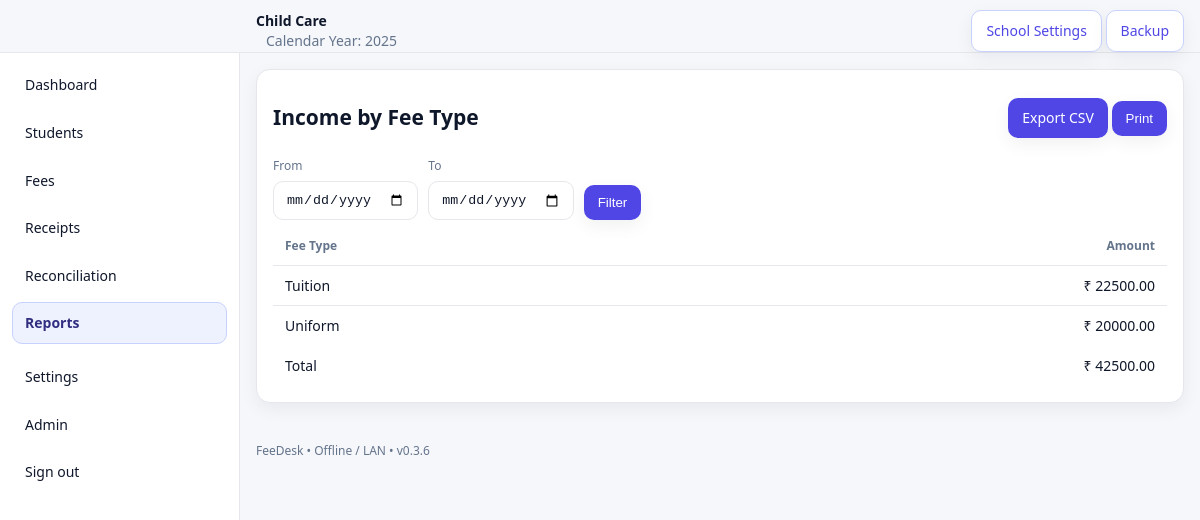
The page /reports/income (signed in) on the database its author committed.
### preschool/models.py (models this page shows)
class SystemSetting(db.Model):
    id = db.Column(db.Integer, primary_key=True)
    key = db.Column(db.String(80), unique=True, nullable=False)
    value = db.Column(db.String(400))

class FeeType(db.Model):
    id = db.Column(db.Integer, primary_key=True)
    name = db.Column(db.String(120), unique=True, nullable=False)
    is_active = db.Column(db.Boolean, default=True)

### preschool/reports.py (the view)
@reports_bp.route("/income")
@login_required
def income():
    date_from = request.args.get("from")
    date_to = request.args.get("to")
    ri = db.session.query(
        FeeType.name.label("fee_name"),
        func.sum(ReceiptItem.amount).label("amount"),
    ).join(FeeType, FeeType.id == ReceiptItem.fee_type_id)
    if date_from:
        try:
            ri = ri.filter(ReceiptItem.created_at >= datetime.strptime(date_from, "%Y-%m-%d"))
        except Exception:
            pass
    if date_to:
        try:
            ri = ri.filter(ReceiptItem.created_at < datetime.strptime(date_to, "%Y-%m-%d"))
        except Exception:
            pass
    rows = ri.group_by(FeeType.name).order_by(FeeType.name.asc()).all()
    total = D(sum((r.amount or 0) for r in rows))
    return render_template("reports/income.html", rows=rows, total=total,
                           date_from=date_from, date_to=date_to)

### preschool/auth.py (called while the page is built)
@login_manager.user_loader
def load_user(uid):
    return User.query.get(int(uid))

### preschool/utils.py (called while the page is built)
def now():
    return datetime.now()

def school_name():
    s = SystemSetting.query.filter_by(key="school_name").first()
    return s.value if s else "Your School"

### preschool/templates/reports/income.html (shortened to what this page needs)
{% extends 'base.html' %}
{% block content %}
<div class="card">
  <div class="card-title-row">
    <h2>Income by Fee Type</h2>
    <div class="row-actions">
      <a class="btn" href="{{ url_for('reports.income_csv') }}">Export CSV</a>
      <button class="btn" onclick="window.print()">Print</button>
    </div>
  </div>
  <form class="toolbar" method="get" action="{{ url_for('reports.income') }}">
    <div>
      <label>From</label><input type="date" name="from" value="{{ date_from or '' }}">
    </div>
    <div>
      <label>To</label><input type="date" name="to" value="{{ date_to or '' }}">
    </div>
    <div style="align-self:end">
      <button class="btn">Filter</button>
    </div>
  </form>
  <table class="table">
    <thead><tr><th>Fee Type</th><th style="text-align:right">Amount</th></tr></thead>
    <tbody>
      {% for r in rows %}
        <tr><td>{{ r.fee_name }}</td><td style="text-align:right">₹ {{ '%.2f'|format(r.amount or 0) }}</td></tr>
      {% endfor %}
    </tbody>
    <tfoot><tr><td>Total</td><td style="text-align:right">₹ {{ '%.2f'|format(total or 0) }}</td></tr></tfoot>
  </table>
</div>
{% endblock %}

### preschool/templates/base.html (shortened to what this page needs)
<!doctype html>
<html lang="en">
<head>
  <link rel="stylesheet" href="{{ url_for('static', filename='styles.css') }}">
  <link rel="stylesheet" href="https://cdn.datatables.net/1.13.6/css/jquery.dataTables.min.css">
  <link rel="stylesheet" href="https://cdnjs.cloudflare.com/ajax/libs/toastr.js/latest/toastr.min.css">
</head>
<body class="{% if not current_user.is_authenticated %}no-sidebar{% endif %}">
  {% if current_user.is_authenticated %}
  {% set ep = request.endpoint or '' %}
  <aside class="sidebar">
    <div class="brand">
      <div class="brand-text">
        <div class="brand-name">FeeDesk</div>
        <div class="brand-sub">{{ school_name() }}</div>
      </div>
    </div>
    <nav>
      <a href="{{ url_for('index') }}" class="{{ 'active' if ep == 'index' else '' }}">Dashboard</a>
      <a href="{{ url_for('students.list_students') }}" class="{{ 'active' if ep.startswith('students.') else '' }}">Students</a>
      <a href="{{ url_for('fees.types') }}" class="{{ 'active' if ep.startswith('fees.') else '' }}">Fees</a>
      <a href="{{ url_for('receipts.list_receipts') }}" class="{{ 'active' if ep.startswith('receipts.') else '' }}">Receipts</a>
      <a href="{{ url_for('recon.home') }}" class="{{ 'active' if ep.startswith('recon.') else '' }}">Reconciliation</a>
      <a href="{{ url_for('reports.summary') }}" class="{{ 'active' if ep.startswith('reports.') else '' }}">Reports</a>
      <a href="{{ url_for('settings.index') }}" class="{{ 'active' if ep.startswith('settings.') else '' }}">Settings</a>
      <a href="{{ url_for('admin.users') }}" class="{{ 'active' if ep.startswith('admin.') else '' }}">Admin</a>
      <a href="{{ url_for('auth.logout') }}">Sign out</a>
    </nav>
  </aside>
  <header class="topbar">
    <div class="topbar-inner">
      <div class="topbar-left">
        <div class="crumb">{{ school_name() }}</div>
        <div class="crumb muted">Calendar Year: {{ now().year }}</div>
      </div>
      <div class="topbar-right">
        <a class="btn ghost" href="{{ url_for('settings.index') }}">School Settings</a>
        <a class="btn ghost" href="{{ url_for('admin.backup') }}">Backup</a>
      </div>
    </div>
  </header>
  {% endif %}
  <main class="container">
    {% block content %}{% endblock %}
  </main>
  <footer class="footer">FeeDesk • Offline / LAN • v0.3.6</footer>
</body>
</html>

### static/styles.css (style rules this page uses)
:root { --sidebar: 240px; --bg:#f6f7fb; --card:#ffffff; --text:#0f172a; --muted:#64748b; --border:#e5e7eb; --accent:#4f46e5; --accent-2:#8b5cf6; --success:#16a34a; --warning:#f59e0b; --danger:#ef4444; --radius:14px; --shadow:0 6px 18px rgba(17,24,39,.06); }
* { box-sizing:border-box }
html,body { margin:0;padding:0;background:var(--bg);color:var(--text);font:14px/1.4 system-ui,-apple-system,Segoe UI,Roboto,Ubuntu,'Helvetica Neue',Arial,sans-serif }
a { color:var(--accent);text-decoration:none }
label { display:block;font-size:12px;color:var(--muted);margin-bottom:6px }
input,select,textarea { width:100%;padding:10px 12px;border:1px solid var(--border);border-radius:10px;background:#fff;color:var(--text);outline:none }
.btn { display:inline-flex;align-items:center;gap:8px;background:var(--accent);color:#fff;border:none;border-radius:10px;padding:10px 14px;cursor:pointer;box-shadow:var(--shadow) }
.btn.ghost { background:#fff;color:var(--accent);border:1px solid #c7d2fe }
.sidebar { position:fixed;top:0;bottom:0;left:0;width:var(--sidebar);background:#fff;border-right:1px solid var(--border);padding:16px 12px }
.brand { display:flex;align-items:center;gap:10px;margin-bottom:12px }
.brand-name { font-weight:800 }
.brand-sub { font-size:12px;color:var(--muted) }
.sidebar nav { display:flex;flex-direction:column;gap:6px }
.sidebar a { padding:10px 12px;border:1px solid transparent;border-radius:10px;color:#0f172a }
.sidebar a.active { background:#eef2ff;border-color:#c7d2fe;color:#312e81;font-weight:600 }
.topbar { position:sticky;top:0;z-index:5;background:var(--bg);border-bottom:1px solid var(--border); padding:10px 16px 0 calc(var(--sidebar) + 16px); }
.topbar-inner { display:flex;align-items:center;justify-content:space-between }
.crumb { font-weight:600 }
.crumb.muted { margin-left:10px;color:var(--muted);font-weight:400 }
.container { padding:16px 16px 24px calc(var(--sidebar) + 16px);max-width:1240px }
.footer { padding:16px 0 32px calc(var(--sidebar) + 16px);color:var(--muted);font-size:12px }
.card { background:var(--card);border:1px solid var(--border);border-radius:var(--radius);padding:16px;box-shadow:var(--shadow) }
.card-title-row { display:flex;justify-content:space-between;align-items:center;gap:8px;margin-bottom:8px }
.table { width:100%;border-collapse:separate;border-spacing:0;margin-top:8px }
.table th,.table td { padding:10px 12px;border-bottom:1px solid var(--border);text-align:left }
.table th { font-size:12px;color:var(--muted);font-weight:600 }
.table tr:last-child td { border-bottom:0 }
.toolbar { display:flex;align-items:center;gap:10px }

### rows shown on the page
SystemSetting: value "Child Care"
FeeType: fee_name "Tuition", amount "22500.00"
FeeType: fee_name "Uniform", amount "20000.00"

### other values the page prints
{{ '%.2f'|format(total or 0) }} "42500.00"
